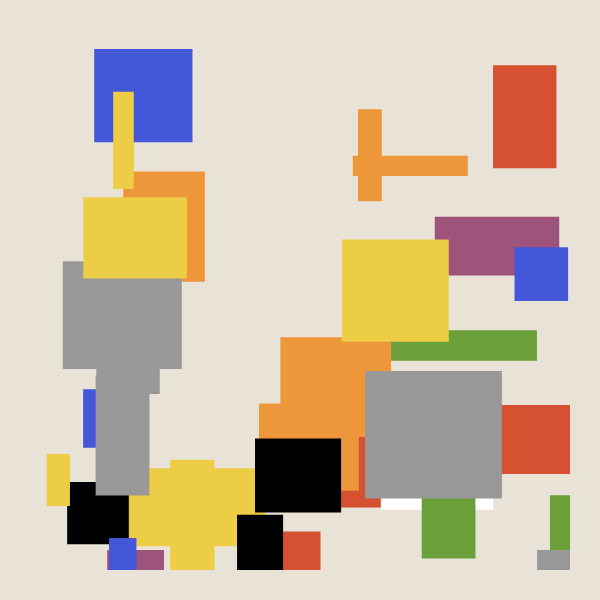
Frame 1 (no input)
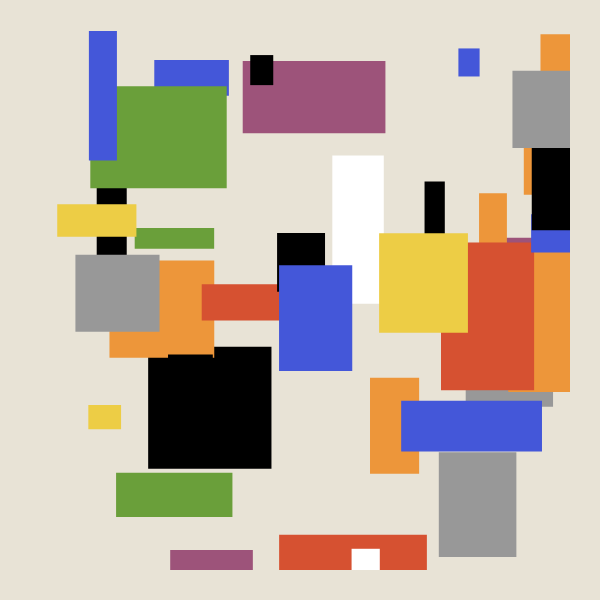
Frame 2 (the mouse pressed at the canvas centre, redrawn once)

The p5.js sketch that drew these frames (run headless with seeded random() and noise() and a simulated clock; the mouse was pressed at the canvas centre and the sketch redrawn once):

// p5.js sketch
// ── sketch.js
let colours;

function setup() {
  createCanvas(600, 600);

  //initialize colour palette
  colours = [
    color(214, 81, 49),
    color(157, 83, 122),
    color(237, 150, 58),
    color(68, 87, 217),
    color(237, 205, 69),
    color(255, 255, 255),
    color(0, 0, 0),
    color(152, 152, 152),
    color(106, 159, 58)
  ];
}

function draw() {
  background(232, 227, 214);
  noStroke();
  //randomSeed(1);
  //create a random number of rectangles
  let nbreRect = random(20, 40);
  for(let i = 0; i < nbreRect; i++){
    //pick and fill with a random colour
    let colorPicker = Math.floor(random(0, colours.length));
    let c = colours[colorPicker];
    fill(c);

    //generate random size and position
    let x = random(30, width - 30);
    let y = random(30, height - 30);
    let w = random(20, 150);
    let h = random(20, 150);

    //limit the size of the rectangle
    if(x + w > width - 30) {
      w = width - 30 - x;
    }
    if(y + h > height - 30) {
      h = height - 30 - y;
    }

    //make sure rect is no smaller than 20 pixels
    if(w < 20) {
      x = width - 50;
      w = 20;
    }
    if(h < 20) {
      y = height - 50;
      h = 20;
    }

    // draw the rectangle
    rect(x, y, w, h);
  }

  noLoop();
}
